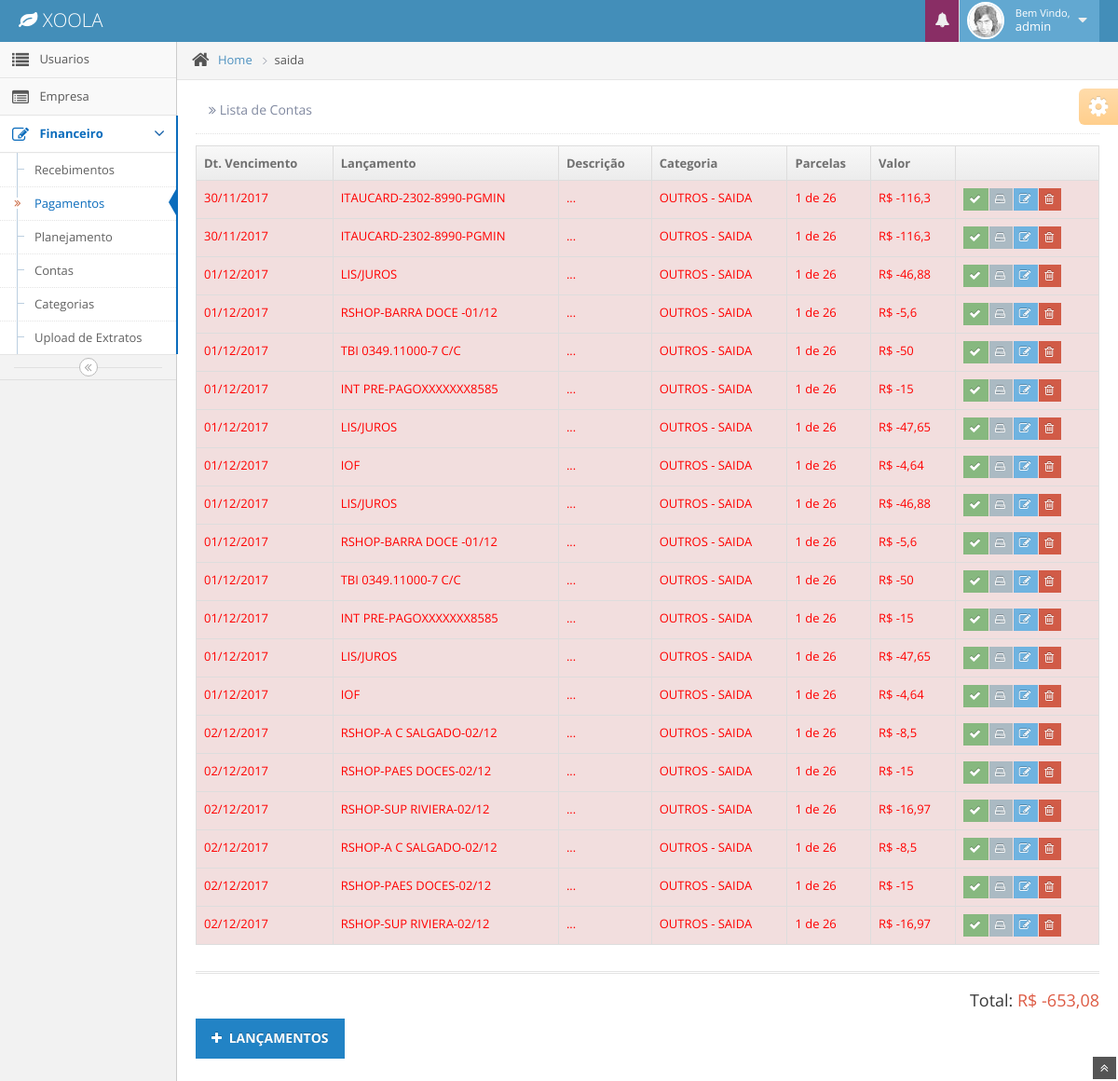
The app's page /movimentacao/1 (signed in) with its own data.
### app/model/__init__.py (models this page shows, shortened)
class Usuario(db.Model,UserMixin):
      id            = db.Column(db.Integer, primary_key=True)
      nome          = db.Column(db.String(100), index=True)
      sobrenome     = db.Column(db.String(255), index=True)
      email         = db.Column(db.String(100), unique=True, index=True)
      password      = db.Column(db.String(100), index=True)
      login         = db.Column(db.String(100))
      empresa_id    = db.Column(db.Integer, db.ForeignKey('empresa.id'))
      date_created  = db.Column(db.DateTime)
      date_modified = db.Column(db.DateTime)

class Movimentacao(db.Model):
      id                = db.Column(db.Integer, primary_key=True)
      titulo            = db.Column(db.String(100), index=True)
      descricao         = db.Column(db.String(255), index=True)
      valor             = db.Column(db.Float)
      juros             = db.Column(db.Float,default=0)
      multa             = db.Column(db.Float,default=0)
      desconto          = db.Column(db.Float,default=0)
      data_v            = db.Column(db.Date)
      data_pagamento    = db.Column(db.Date)
      parcelas          = db.Column(db.Integer)
      parcelas_id       = db.Column(db.Integer)
      efetuado          = db.Column(db.Boolean)
      finalizada        = db.Column(db.Boolean, default=False)
      categoria_id      = db.Column(db.Integer, db.ForeignKey('categoria.id'))
      formapagamento_id = db.Column(db.Integer, db.ForeignKey('formapagamento.id'))
      empresa_id        = db.Column(db.Integer, db.ForeignKey('empresa.id'))
      conta_id          = db.Column(db.Integer, db.ForeignKey('conta.id'))
      docs              = db.relationship('Docs', secondary=Mov_Docs,  backref=db.backref('movimentacao',lazy='dynamic'))
      date_created      = db.Column(db.DateTime)
      date_modified     = db.Column(db.DateTime)

class Categoria(db.Model):
      id            = db.Column(db.Integer, primary_key=True)
      titulo        = db.Column(db.String(100), index=True)
      descricao     = db.Column(db.String(255), index=True)
      keywords      = db.Column(db.String, index=True)
      status        = db.Column(db.Integer)
      empresa_id    = db.Column(db.Integer, db.ForeignKey('empresa.id'))
      Movimentacao  = db.relationship('Movimentacao', backref='categoria', lazy='dynamic')
      Planejamento  = db.relationship('Planejamento', backref='categoria', lazy='dynamic')
      date_created  = db.Column(db.DateTime)
      date_modified = db.Column(db.DateTime)

### app/controllers/movimentacao/controllers.py (the view)
@movimentacao.route('/index/<int:mov_id>')
@movimentacao.route('/<int:mov_id>')
@login_required
def index(mov_id):
    if mov_id == 0:
        session['tela'] = 'entrada'
    elif mov_id == 1:
        session['tela'] = 'saida'
    todos = Movimentacao.query.join(Categoria, Movimentacao.categoria_id == Categoria.id).filter(Categoria.status == mov_id,Movimentacao.efetuado == None, Movimentacao.empresa_id == session['empresa'] ).order_by('data_v').all()
    soma = sum([item.valor for item in todos])
    set_alerts(session['empresa'])
    return render_template('movimentacao/index.html', title = 'Lista de Contas', todos = todos, sum = soma)

### app/__init__.py (called while the page is built)
@app.context_processor
def utility_processor():
    def formatar_dinheiro(value):
        if type(value) == str:
            value = int(value)
            valor = format_decimal(value, format='#.##,##;(#)')
        return 'R$ {}'.format(valor)
    return dict(formatar_dinheiro=formatar_dinheiro)

### app/controllers/auth/controllers.py (called while the page is built)
@login_manager.user_loader
def user_loader(user_id):
    return Usuario.query.get(user_id)

### app/controllers/movimentacao/controllers.py (called while the page is built)
@movimentacao.context_processor
def dados():
    hoje    = datetime.date.today()
    usuario = Usuario.query.get(current_user.id)
    empresa = Empresa.query.get(session['empresa'])
    set_alerts(session['empresa'])
    return dict(empresa = empresa.nome, usuario = usuario.nome, hoje = hoje)

def formatar_dinheiro(value):
    if type(value) == str:
        value = int(value)
    valor = format_decimal(value, format='#.##,##;(#)')
    return 'R$ {}'.format(valor)

def set_alerts(empresa_id):
    session['alerts'] = []
    plans = Planejamento.query.filter(Planejamento.empresa_id == empresa_id).all()
    if len(plans) > 0:
        for plan in plans:
            movs = Movimentacao.query.filter(Movimentacao.categoria_id == plan.categoria_id).all()
            sum_valor_movs = 0
            for mov in movs:
                sum_valor_movs = sum_valor_movs + abs(mov.valor)
            if sum_valor_movs >= plan.valor:
                session['alerts'].append(plan.titulo + ' - Valor Limite: ' + formatar_dinheiro((plan.valor)) + ' - Valor Atual: ' + formatar_dinheiro((sum_valor_movs)))

### app/templates/movimentacao/index.html (shortened to what this page needs)
{% extends "layout/base.html" %}
{% block content %}
					<div class="row-fluid">
						<div class="span12">
							<div class="row-fluid">
								<div class="span12">
									<table id="sample-table-1" class="table table-striped table-bordered table-hover">
										<thead>
											<tr>
												<th class="hidden-480"> Dt. Vencimento</th>
												<th>Lançamento </th>
												<th>Descrição</th>
												<th>Categoria</th>
												<th>Parcelas</th>
												<th>Valor</th>
												<th></th>
											</tr>
										</thead>
										<tbody>
                                   {% for conta in todos %}
                                            {% if hoje >  conta.data_v %}
                                                <tr class="danger">
                                            {% elif hoje == conta.data_v %}
                                                <tr class="warning">
                                            {% else %}
                                                  <tr>
                                            {% endif %}
                                      <td >{{ conta.data_v.strftime('%d/%m/%Y') }}</td>
                                    <td class="hidden-480">{{ conta.titulo }}</td>
												<td>{{ conta.descricao[:30] }}</td>
												<td>{{ conta.categoria.titulo }}</td>
  				  					            <td>{{ parcelas(conta.parcelas,conta.parcelas_id)}}</td>
												<td>{{ formatar_dinheiro(conta.valor)}}</td>
												<td>
													<div class="hidden-phone visible-desktop btn-group">
														<a class="btn btn-mini btn-success" href="{{url_for('movimentacao.realizado', mov_id=conta.id)}}">
                                                         <i class="icon-ok bigger-120">   </i>
                                                     </a>
                                                     <a class="btn btn-mini btn-action" href="{{url_for('movimentacao.docs', mov_id=conta.id)}}">
                                                         <i class="icon-hdd  bigger-120">   </i>
                                                     </a>
                                                       <a class="btn btn-mini btn-info" href="{{url_for('movimentacao.edit', mov_id=conta.id)}}">
															<i class="icon-edit bigger-120">   </i>
														</a>
														<a class="btn btn-mini btn-danger" href="{{url_for('movimentacao.delete', mov_id=conta.id)}}">
															<i class="icon-trash bigger-120"></i>
														</a>
													</div>
												</td>
											</tr>
										{% endfor %}
										</tbody>
									</table>
								</div>
							</div>
    <div class="hr hr8 hr-double hr-dotted"></div>
         <div class="row-fluid">
            <div class="span5 pull-right">
                <h4 class="pull-right">
                    Total:
                    <span class="red">{{ formatar_dinheiro(sum)   }} </span>
                </h4>
            </div>
        </div>
  </div>
                           <div class="left">
											<a href="{{url_for('movimentacao.new')}}" class="btn btn-primary">
												<i class="icon-plus"></i>
												<strong>LANÇAMENTOS</strong>
											</a>
										</div>
						</div>
					</div>
				</div>
				<div class="ace-settings-container" id="ace-settings-container">
					<div class="btn btn-app btn-mini btn-warning ace-settings-btn" id="ace-settings-btn">
						<i class="icon-cog bigger-150"></i>
					</div>
				</div>
			</div>
		<a href="#" id="btn-scroll-up" class="btn-scroll-up btn btn-small btn-inverse">
			<i class="icon-double-angle-up icon-only bigger-110"></i>
		</a>
{% endblock %}

### app/templates/layout/base.html (shortened to what this page needs)
<!DOCTYPE html>
<html lang="en">
<head>
	<link rel="stylesheet" media="screen" href="{{ url_for('static', filename='css/bootstrap.min.css') }}">
	<link rel="stylesheet" media="screen" href="{{ url_for('static', filename='css/bootstrap-responsive.min.css') }}">
	<link rel="stylesheet" media="screen" href="{{ url_for('static', filename='css/xoola.css') }}">
	<link rel="stylesheet" media="screen" href="{{ url_for('static', filename='css/font-awesome.min.css') }}">
	<link rel="stylesheet" media="screen" href="{{ url_for('static', filename='css/pagina.css') }}">
	<link rel="stylesheet" href="{{ url_for('static', filename='css/daterangepicker.css' )}}" />
	<link rel="stylesheet" href="../static/css/jquery-ui-1.10.3.custom.min.css" />
	<link rel="stylesheet" href="../static/css/chosen.css" />
	<link rel="stylesheet" href="../static/css/datepicker.css" />
	<link rel="stylesheet" href="../static/css/bootstrap-timepicker.css" />
	<link rel="stylesheet" href="../static/css/daterangepicker.css" />
	<link rel="stylesheet" href="../static/css/colorpicker.css" />
	<link rel="stylesheet" href="../static/css/ace.min.css" />
	<link rel="stylesheet" href="../static/css/ace-responsive.min.css" />
	<link rel="stylesheet" href="../static/css/ace-skins.min.css" />
	<link rel="stylesheet" media="screen" href="{{ url_for('static', filename='css/ace.min.css') }}">
	<link rel="stylesheet" media="screen" href="{{ url_for('static', filename='css/ace-responsive.min.css') }}">
	<link rel="stylesheet" media="screen" href="{{ url_for('static', filename='css/ace-skins.min.css') }}">
</head>
<body>
	<div class="navbar">
		<div class="navbar-inner">
			<div class="container-fluid">
				<a href="#" class="brand">
					<small>
						<i class="icon-leaf"></i>
						XOOLA
					</small>
				</a>
				<ul class="nav ace-nav pull-right">
					<li class="purple">
						<a data-toggle="dropdown" class="dropdown-toggle" href="#">
							<i class="icon-bell-alt icon-animated-bell"></i>
						</a>
					</li>
					<li class="light-blue">
						<a data-toggle="dropdown" href="#" class="dropdown-toggle">
							<img class="nav-user-photo" src="{{url_for('static', filename='avatars/user.jpg')}}" alt="Jason's Photo" />
							<span class="user-info">
								<small>Bem Vindo,</small>
								{{ usuario }}
							</span>
							<i class="icon-caret-down"></i>
						</a>
					</li>
				</ul>
			</div>
		</div>
	</div>
	<div class="main-container container-fluid">
		<div class="sidebar" id="sidebar">
			<ul class="nav nav-list">
				{% if current_user.id == 1 %}
					{% if session['tela'] == "usuario" %}
						<li class='active'>
					{% else %}
						<li>
					{% endif %}
						<a href="{{url_for('usuario.index')}}">
							<i class="icon-list"></i>
							<span class="menu-text">Usuarios</span>
						</a>
					</li>
					{% if session['tela'] == "empresa" %}
						<li class='active'>
					{% else %}
						<li>
					{% endif %}
						<a href="{{url_for('empresa.index')}}">
							<i class="icon-list-alt"></i>
							<span class="menu-text">Empresa</span>
						</a>
					</li>
				{% endif %}
				{% if session['tela'] == 'conta' or session['tela'] == 'entrada' or session['tela'] == 'saida' or session['tela'] == 'relatorio' or session['tela'] == 'categoria' or session['tela'] == 'pesquisa' %}
					<li class="active open">
				{% else %}
					<li>
				{% endif %}
					<a href="#" class="dropdown-toggle">
						<i class="icon-edit"></i>
						<span class="menu-text">Financeiro</span>
						<b class="arrow icon-angle-down"></b>
					</a>
					<ul class="submenu">
						{% if session['tela'] == 'entrada' %}
							<li class='active'>
						{% else %}
							<li>
						{% endif %}
							<a href="{{url_for('movimentacao.index', mov_id = 0)}}">
								Recebimentos
							</a>
						</li>
						{% if session['tela'] == 'saida' %}
							<li class='active'>
						{% else %}
							<li>
						{% endif %}
							<a href="{{url_for('movimentacao.index', mov_id = 1)}}">
								<i class="icon-double-angle-right"></i>
								Pagamentos
							</a>
						</li>
						{% if session['tela'] == 'planejamento' %}
							<li class='active'>
						{% else %}
							<li>
						{% endif %}
							<a href="{{url_for('planejamento.index')}}">
								Planejamento
							</a>
						</li>
						{% if session['tela'] == 'conta' %}
							<li class='active'>
						{% else %}
							<li>
						{% endif %}
							<a href="{{url_for('conta.index')}}">
								Contas
							</a>
						</li>
						{% if session['tela'] == 'categoria' %}
							<li class='active'>
						{% else %}
							<li>
						{% endif %}
							<a href="{{url_for('categoria.index')}}">
								Categorias
							</a>
						</li>
						{% if session['tela'] == 'upload' %}
							<li class='active'>
						{% else %}
							<li>
						{% endif %}
							<a href="{{url_for('upload.index')}}">
								Upload de Extratos
							</a>
						</li>
					</ul>
				</li>
			</ul>
			<div class="sidebar-collapse" id="sidebar-collapse">
				<i class="icon-double-angle-left"></i>
			</div>
		</div>
		<div class="main-content">
			<div class="breadcrumbs" id="breadcrumbs">
				<ul class="breadcrumb">
					<li>
						<i class="icon-home home-icon"></i>
						<a href="#">Home</a>
						<span class="divider">
							<i class="icon-angle-right arrow-icon"></i>
						</span>
					</li>
					<li class="active">{{ session['tela'] }}</li>
				</ul>
			</div>
			<div class="page-content">
				<div class="page-header position-relative">
					<h1>
						<small>
							<i class="icon-double-angle-right"></i>
							{{ title }}
						</small>
					</h1>
				</div>
				{% block content %} {% endblock %}
</body>
</html>

### app/static/css/xoola.css (style rules this page uses)
.table > tbody > tr > .danger, .table > tbody > .danger > td, .table > tbody > .danger > th { background-color: #f2dede !important; color: red; }

### records on screen
Usuario: nome "admin"
Movimentacao: data_v "30/11/2017", titulo "ITAUCARD-2302-8990-PGMIN", descricao "...", categoria.titulo "OUTROS - SAIDA", parcelas "1 de 26", valor "R$ -116,3"
Movimentacao: data_v "30/11/2017", titulo "ITAUCARD-2302-8990-PGMIN", descricao "...", categoria.titulo "OUTROS - SAIDA", parcelas "1 de 26", valor "R$ -116,3"
Movimentacao: data_v "01/12/2017", titulo "LIS/JUROS", descricao "...", categoria.titulo "OUTROS - SAIDA", parcelas "1 de 26", valor "R$ -46,88"
Movimentacao: data_v "01/12/2017", titulo "RSHOP-BARRA DOCE -01/12", descricao "...", categoria.titulo "OUTROS - SAIDA", parcelas "1 de 26", valor "R$ -5,6"
Movimentacao: data_v "01/12/2017", titulo "TBI 0349.11000-7 C/C", descricao "...", categoria.titulo "OUTROS - SAIDA", parcelas "1 de 26", valor "R$ -50"
Movimentacao: data_v "01/12/2017", titulo "INT PRE-PAGOXXXXXXX8585", descricao "...", categoria.titulo "OUTROS - SAIDA", parcelas "1 de 26", valor "R$ -15"
Movimentacao: data_v "01/12/2017", titulo "LIS/JUROS", descricao "...", categoria.titulo "OUTROS - SAIDA", parcelas "1 de 26", valor "R$ -47,65"
Movimentacao: data_v "01/12/2017", titulo "IOF", descricao "...", categoria.titulo "OUTROS - SAIDA", parcelas "1 de 26", valor "R$ -4,64"
Movimentacao: data_v "01/12/2017", titulo "LIS/JUROS", descricao "...", categoria.titulo "OUTROS - SAIDA", parcelas "1 de 26", valor "R$ -46,88"
Movimentacao: data_v "01/12/2017", titulo "RSHOP-BARRA DOCE -01/12", descricao "...", categoria.titulo "OUTROS - SAIDA", parcelas "1 de 26", valor "R$ -5,6"
Movimentacao: data_v "01/12/2017", titulo "TBI 0349.11000-7 C/C", descricao "...", categoria.titulo "OUTROS - SAIDA", parcelas "1 de 26", valor "R$ -50"
Movimentacao: data_v "01/12/2017", titulo "INT PRE-PAGOXXXXXXX8585", descricao "...", categoria.titulo "OUTROS - SAIDA", parcelas "1 de 26", valor "R$ -15"
Movimentacao: data_v "01/12/2017", titulo "LIS/JUROS", descricao "...", categoria.titulo "OUTROS - SAIDA", parcelas "1 de 26", valor "R$ -47,65"
Movimentacao: data_v "01/12/2017", titulo "IOF", descricao "...", categoria.titulo "OUTROS - SAIDA", parcelas "1 de 26", valor "R$ -4,64"
Movimentacao: data_v "02/12/2017", titulo "RSHOP-A C SALGADO-02/12", descricao "...", categoria.titulo "OUTROS - SAIDA", parcelas "1 de 26", valor "R$ -8,5"
Movimentacao: data_v "02/12/2017", titulo "RSHOP-PAES DOCES-02/12", descricao "...", categoria.titulo "OUTROS - SAIDA", parcelas "1 de 26", valor "R$ -15"
Movimentacao: data_v "02/12/2017", titulo "RSHOP-SUP RIVIERA-02/12", descricao "...", categoria.titulo "OUTROS - SAIDA", parcelas "1 de 26", valor "R$ -16,97"
Movimentacao: data_v "02/12/2017", titulo "RSHOP-A C SALGADO-02/12", descricao "...", categoria.titulo "OUTROS - SAIDA", parcelas "1 de 26", valor "R$ -8,5"
Movimentacao: data_v "02/12/2017", titulo "RSHOP-PAES DOCES-02/12", descricao "...", categoria.titulo "OUTROS - SAIDA", parcelas "1 de 26", valor "R$ -15"
Movimentacao: data_v "02/12/2017", titulo "RSHOP-SUP RIVIERA-02/12", descricao "...", categoria.titulo "OUTROS - SAIDA", parcelas "1 de 26", valor "R$ -16,97"

### other values on screen
{{ session['tela'] }} "saida"
{{ title }} "Lista de Contas"
